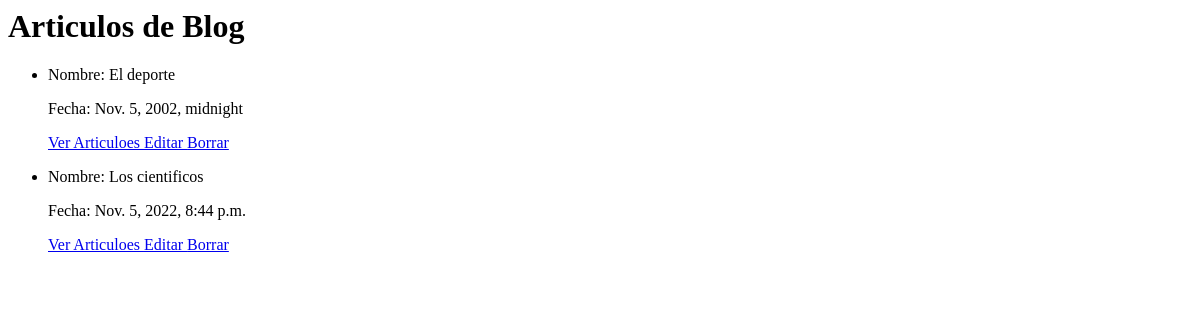
Before: /blog/articulo/list (signed in) with the older database file.
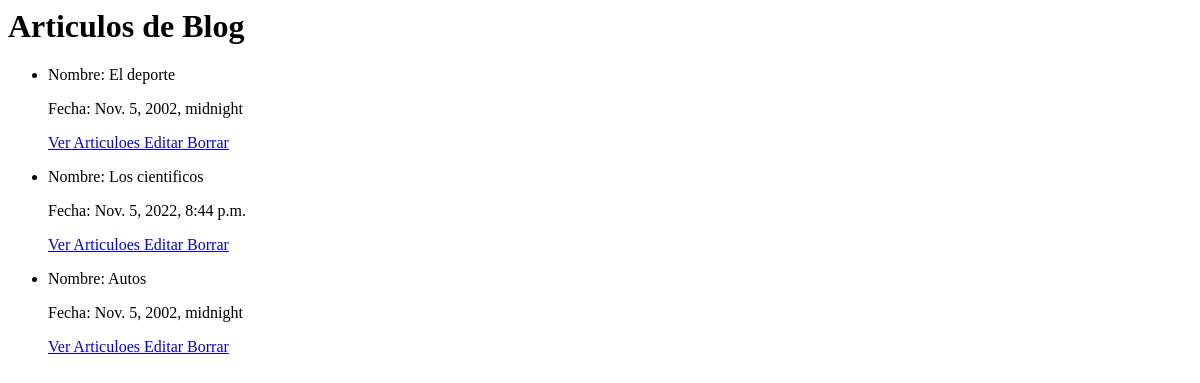
After: the same page with the newer database file.
### blog/models.py (models this page shows, shortened)
class Articulo(models.Model):
    class Meta:
        verbose_name_plural = "Articulos"
    titulo = models.CharField(max_length=30)
    texto = models.CharField(max_length=1000)
    fecha = models.DateTimeField(null=True)

### blog/views.py (the view)
# urls.py: path("articulo/list", ArticuloList.as_view(), name="ArticuloList"),
class ArticuloList(LoginRequiredMixin, ListView):
    model = Articulo
    template_name = "blog/articulos_list.html"

### blog/templates/blog/articulos_list.html
<h1> Articulos de Blog </h1>
<ul>
    {% for articulo in object_list %}
    <li>
        <p> Nombre: {{ articulo.titulo }} </p>
        <p> Fecha: {{ articulo.fecha }} </p>
        <p>
            <a href="{% url 'ArticuloDetail' articulo.id %}"> Ver Articuloes </a>
            <a href="{% url 'ArticuloUpdate' articulo.id %}"> Editar </a>
            <a href="{% url 'ArticuloDelete' articulo.id %}"> Borrar </a>
        </p>
    </li>
    {% endfor %}
</ul>

Changed rows visible on the page:
added Articulo: titulo "Autos", fecha "Nov. 5, 2002, midnight"
